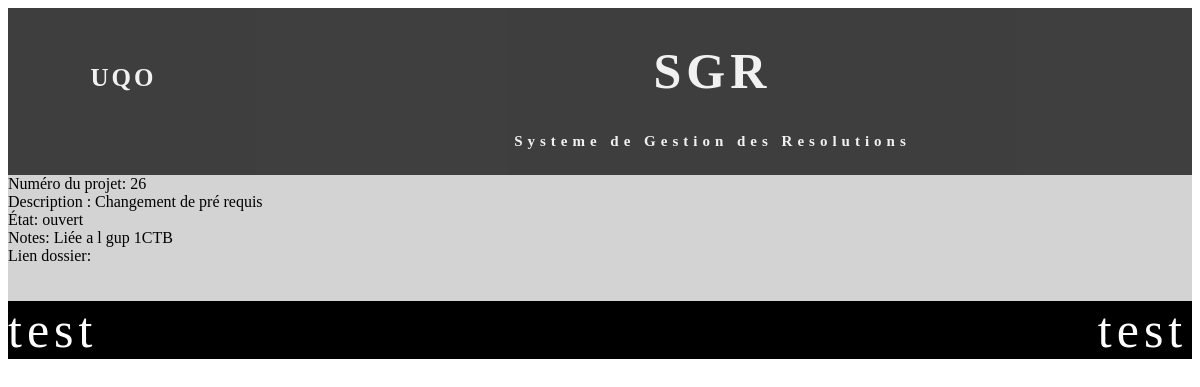
The page /index.php?action=projet&id=26 on the database its author committed.
### tables this page shows
CREATE TABLE IF NOT EXISTS `projet` (
  `NumProjet` int(11) NOT NULL AUTO_INCREMENT,
  `DescriptionProjet` varchar(1000) DEFAULT NULL,
  `EtatProjet` varchar(50) DEFAULT NULL,
  `Notes` varchar(2000) DEFAULT NULL,
  `LienDossier` varchar(2098) DEFAULT NULL,
  PRIMARY KEY (`NumProjet`),
  UNIQUE KEY `NumProjet` (`NumProjet`)
);

### controller/controlPublique.php (called while the page is built, shortened)
<?php
class controlPublique {
    private $vue;
    private $modelProjet;
    function __construct() {
        $this->vue = new VuePublique();
        $this->modelProjet = new Projet();
    }
    public function projetComplet() {
        $id = filter_var($_GET["id"], FILTER_SANITIZE_STRING);
        $projet = $this->modelProjet->rechercheProjetParId($id);
        $this->vue->afficherUnProjet($projet);
    }
}

### model/projet.php (called while the page is built, shortened)
<?php
class Projet {
    private $num;
    private $description;
    private $etat;
    private $note;
    function creerProjet($no, $d, $e, $n, $l) {
        $projet = new Projet();
        $projet->num = $no;
        $projet->description = $d;
        $projet->etat = $e;
        $projet->note = $n;
        $projet->lien = $l;
        return ($projet);
    }
    function rechercheProjetParId($id){
        $bdd = new ConnexionBDD();
        $sql = "SELECT * FROM projet WHERE NumProjet='$id'";
        $result = mysqli_query($bdd->getConnexionBDD(), $sql);
        $projet=null;
        while ($row = mysqli_fetch_array($result)) {
            $projet= $this->creerProjet($row["NumProjet"], $row["DescriptionProjet"], $row["EtatProjet"], $row["Notes"], $row["LienDossier"]);
        }
        return($projet);
    }
    function getNum() {
        return $this->num;
    }
    function getDescription() {
        return $this->description;
    }
    function getEtat() {
        return $this->etat;
    }
    function getNote() {
        return $this->note;
    }
}

### model/connexionBDD.php (called while the page is built, shortened)
<?php
class  ConnexionBDD
{
    private  $con;
    function __construct()
    {
        $this->con = mysqli_connect("localhost","root","","decanat");
        $this->con->set_charset('utf8');
    }
    public function getConnexionBDD() {
     return  $this->con;
   }
}
?>

### view/vuePublique.php (the view, shortened to what this page needs)
<?php
class VuePublique {
    public function afficherUnProjet($projet){
        echo('<div class="resolution">
                Numéro du projet:    '.$projet->getNum().'<br>
                Description :     '.$projet->getDescription().'<br>
                État:    '.$projet->getEtat().'<br>
                Notes:    '.$projet->getNote(). '<br>
                Lien dossier:     '.$projet->getLien(). '<br><br><br>
        </div>');
    }
}

### css/stylesheet.css (style rules this page uses)
html, body { height: 100%; }

### rows shown on the page
projet: NumProjet "26", DescriptionProjet "Changement de pré requis", EtatProjet "ouvert", Notes "Liée a l gup 1CTB"
